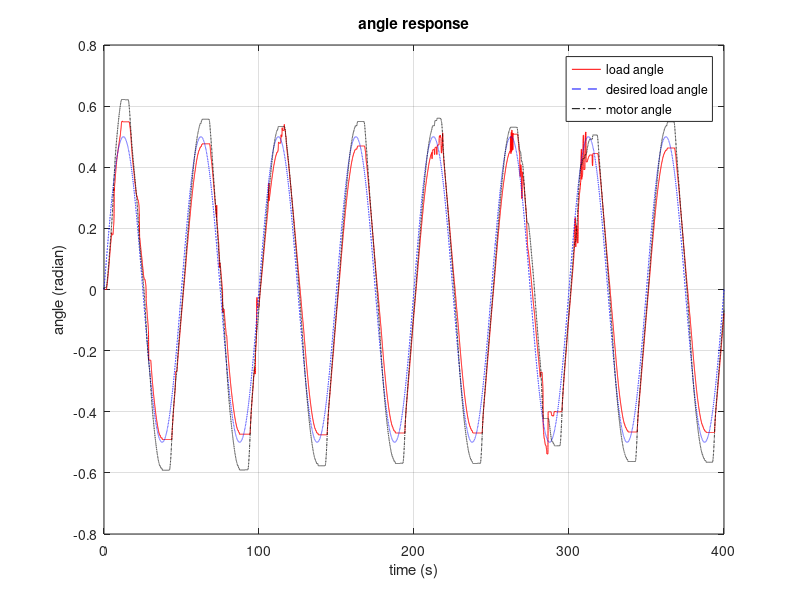
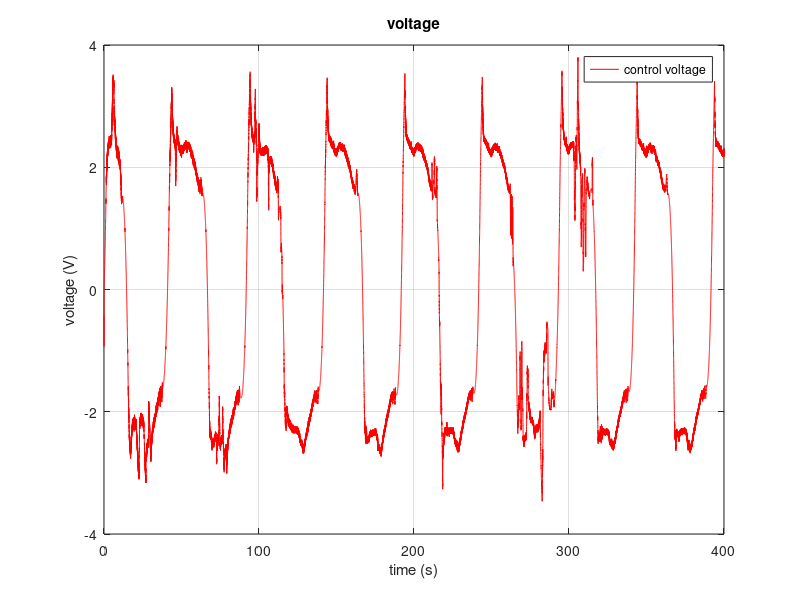

MATLAB code to generate these figures, in order:
clear
clc
close all

% get data
fid = fopen('log_j1_sine_disturb.txt');
line = fgetl(fid);
id = 1;

while ischar(line)
    data = strsplit(line);
    load_angle(id) = str2double(data(3));
    motor_angle(id) = str2double(data(4))/4;
    control_voltage(id) = str2double(data(5));
    
    id = id + 1;
    if id>40000
        break;
    end
    line = fgetl(fid);
end
fclose(fid);

% Plot

time = 0:0.01:((id-2)*0.01);

ref = 0.5*sin((2*pi/50)*time);

% s = size(time);
% ref = zeros(1, s(2));
% k = 0;
% for i=1:s(2)
%     if mod(i,2000)==0
%         k=k+1;
%         k = mod(k,4);
%     end
%     
%     if k==0
%         ref(i)=0.5;
%     elseif k==1
%         ref(i)=0;
%     elseif k==2
%         ref(i)=-0.5;
%     elseif k==3
%         ref(i)=0;
%     end
% end

plot(time, load_angle, 'r');
hold on;
plot(time, ref, 'b--');
hold on;
plot(time, motor_angle, 'black-.');
title('angle response');
legend('load angle', 'desired load angle', 'motor angle');
xlabel('time (s)');
ylabel('angle (radian)');
grid on;

figure;
plot(time, control_voltage, 'r');
title('voltage');
legend('control voltage');
xlabel('time (s)');
ylabel('voltage (V)');
grid on;



